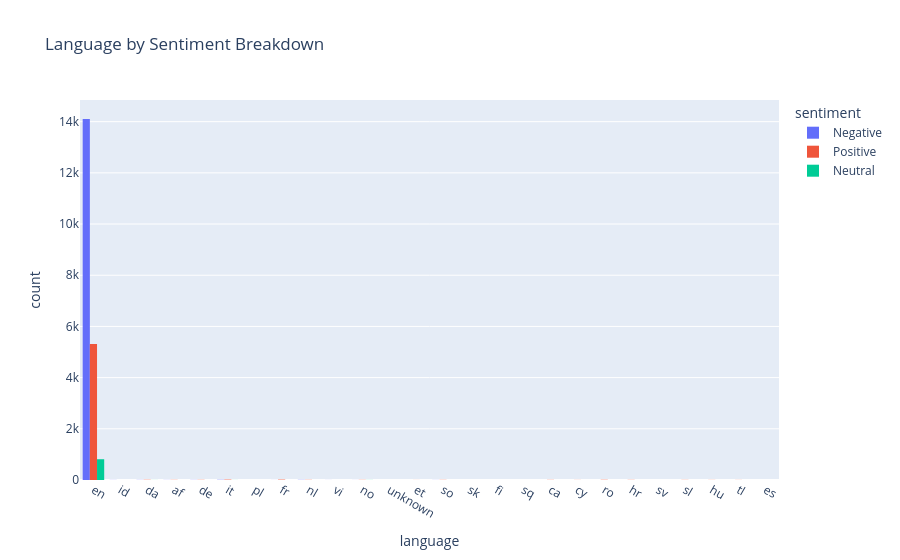

This figure's notebook cell:
### Markdown cell above
- Language by Sentiment Breakdown

### Code cell
fig = px.histogram(df_clean, x="language", color="sentiment", barmode="group", title="Language by Sentiment Breakdown")
fig.show()

### Figure 1 — Plotly figure (JSON) as saved in the notebook; plotly's stock layout.template omitted (floating-point values rounded to 4 significant figures; data arrays with more than 128 entries replaced by an {"elided": "..."} marker saying what was removed)
{"data": [{"alignmentgroup": "True", "bingroup": "x", "hovertemplate": "sentiment=Negative<br>language=%{x}<br>count=%{y}<extra></extra>", "legendgroup": "Negative", "marker": {"color": "#636efa", "pattern": {"shape": ""}}, "name": "Negative", "offsetgroup": "Negative", "orientation": "v", "showlegend": true, "type": "histogram", "x": {"elided": "14156 str values"}, "xaxis": "x", "yaxis": "y"}, {"alignmentgroup": "True", "bingroup": "x", "hovertemplate": "sentiment=Positive<br>language=%{x}<br>count=%{y}<extra></extra>", "legendgroup": "Positive", "marker": {"color": "#EF553B", "pattern": {"shape": ""}}, "name": "Positive", "offsetgroup": "Positive", "orientation": "v", "showlegend": true, "type": "histogram", "x": {"elided": "5424 str values"}, "xaxis": "x", "yaxis": "y"}, {"alignmentgroup": "True", "bingroup": "x", "hovertemplate": "sentiment=Neutral<br>language=%{x}<br>count=%{y}<extra></extra>", "legendgroup": "Neutral", "marker": {"color": "#00cc96", "pattern": {"shape": ""}}, "name": "Neutral", "offsetgroup": "Neutral", "orientation": "v", "showlegend": true, "type": "histogram", "x": {"elided": "825 str values"}, "xaxis": "x", "yaxis": "y"}], "layout": {"barmode": "group", "legend": {"title": {"text": "sentiment"}, "tracegroupgap": 0}, "title": {"text": "Language by Sentiment Breakdown"}, "xaxis": {"anchor": "y", "domain": [0, 1], "title": {"text": "language"}}, "yaxis": {"anchor": "x", "domain": [0, 1], "title": {"text": "count"}}}}
